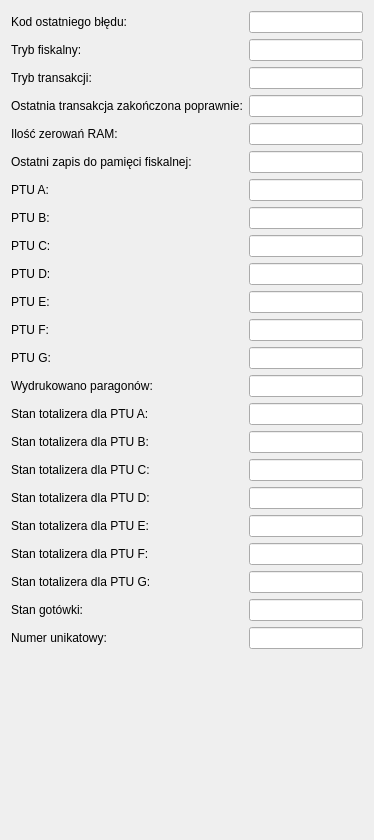
               <widget class="QWidget" name="scrollAreaWidgetContents_3">
                <property name="geometry">
                 <rect>
                  <x>0</x>
                  <y>0</y>
                  <width>374</width>
                  <height>840</height>
                 </rect>
                </property>
                <layout class="QFormLayout" name="formLayout_51">
                 <item row="0" column="0">
                  <widget class="QLabel" name="label_292">
                   <property name="text">
                    <string>Kod ostatniego błędu:</string>
                   </property>
                  </widget>
                 </item>
                 <item row="1" column="0">
                  <widget class="QLabel" name="label_293">
                   <property name="text">
                    <string>Tryb fiskalny:</string>
                   </property>
                  </widget>
                 </item>
                 <item row="2" column="0">
                  <widget class="QLabel" name="label_294">
                   <property name="text">
                    <string>Tryb transakcji:</string>
                   </property>
                  </widget>
                 </item>
                 <item row="3" column="0">
                  <widget class="QLabel" name="label_295">
                   <property name="text">
                    <string>Ostatnia transakcja zakończona poprawnie:</string>
                   </property>
                  </widget>
                 </item>
                 <item row="4" column="0">
                  <widget class="QLabel" name="label_296">
                   <property name="text">
                    <string>Ilość zerowań RAM:</string>
                   </property>
                  </widget>
                 </item>
                 <item row="5" column="0">
                  <widget class="QLabel" name="label_297">
                   <property name="text">
                    <string>Ostatni zapis do pamięci fiskalnej:</string>
                   </property>
                  </widget>
                 </item>
                 <item row="6" column="0">
                  <widget class="QLabel" name="label_298">
                   <property name="text">
                    <string>PTU A:</string>
                   </property>
                  </widget>
                 </item>
                 <item row="7" column="0">
                  <widget class="QLabel" name="label_299">
                   <property name="text">
                    <string>PTU B:</string>
                   </property>
                  </widget>
                 </item>
                 <item row="8" column="0">
                  <widget class="QLabel" name="label_300">
                   <property name="text">
                    <string>PTU C:</string>
                   </property>
                  </widget>
                 </item>
                 <item row="9" column="0">
                  <widget class="QLabel" name="label_301">
                   <property name="text">
                    <string>PTU D:</string>
                   </property>
                  </widget>
                 </item>
                 <item row="10" column="0">
                  <widget class="QLabel" name="label_302">
                   <property name="text">
                    <string>PTU E:</string>
                   </property>
                  </widget>
                 </item>
                 <item row="11" column="0">
                  <widget class="QLabel" name="label_303">
                   <property name="text">
                    <string>PTU F:</string>
                   </property>
                  </widget>
                 </item>
                 <item row="12" column="0">
                  <widget class="QLabel" name="label_304">
                   <property name="text">
                    <string>PTU G:</string>
                   </property>
                  </widget>
                 </item>
                 <item row="13" column="0">
                  <widget class="QLabel" name="label_305">
                   <property name="text">
                    <string>Wydrukowano paragonów:</string>
                   </property>
                  </widget>
                 </item>
                 <item row="14" column="0">
                  <widget class="QLabel" name="label_306">
                   <property name="text">
                    <string>Stan totalizera dla PTU A:</string>
                   </property>
                  </widget>
                 </item>
                 <item row="15" column="0">
                  <widget class="QLabel" name="label_307">
                   <property name="text">
                    <string>Stan totalizera dla PTU B:</string>
                   </property>
                  </widget>
                 </item>
                 <item row="16" column="0">
                  <widget class="QLabel" name="label_308">
                   <property name="text">
                    <string>Stan totalizera dla PTU C:</string>
                   </property>
                  </widget>
                 </item>
                 <item row="17" column="0">
                  <widget class="QLabel" name="label_309">
                   <property name="text">
                    <string>Stan totalizera dla PTU D:</string>
                   </property>
                  </widget>
                 </item>
                 <item row="18" column="0">
                  <widget class="QLabel" name="label_310">
                   <property name="text">
                    <string>Stan totalizera dla PTU E:</string>
                   </property>
                  </widget>
                 </item>
                 <item row="19" column="0">
                  <widget class="QLabel" name="label_311">
                   <property name="text">
                    <string>Stan totalizera dla PTU F:</string>
                   </property>
                  </widget>
                 </item>
                 <item row="20" column="0">
                  <widget class="QLabel" name="label_312">
                   <property name="text">
                    <string>Stan totalizera dla PTU G:</string>
                   </property>
                  </widget>
                 </item>
                 <item row="21" column="0">
                  <widget class="QLabel" name="label_313">
                   <property name="text">
                    <string>Stan gotówki:</string>
                   </property>
                  </widget>
                 </item>
                 <item row="22" column="0">
                  <widget class="QLabel" name="label_314">
                   <property name="text">
                    <string>Numer unikatowy:</string>
                   </property>
                   <property name="buddy">
                    <cstring>cashRegisterInfo2Number</cstring>
                   </property>
                  </widget>
                 </item>
                 <item row="22" column="1">
                  <widget class="QLineEdit" name="cashRegisterInfo2Number">
                   <property name="readOnly">
                    <bool>true</bool>
                   </property>
                  </widget>
                 </item>
                 <item row="0" column="1">
                  <widget class="QLineEdit" name="cashRegisterInfo2LastError">
                   <property name="readOnly">
                    <bool>true</bool>
                   </property>
                  </widget>
                 </item>
                 <item row="1" column="1">
                  <widget class="QLineEdit" name="cashRegisterInfo2Fiscal">
                   <property name="readOnly">
                    <bool>true</bool>
                   </property>
                  </widget>
                 </item>
                 <item row="2" column="1">
                  <widget class="QLineEdit" name="cashRegisterInfo2Transaction">
                   <property name="readOnly">
                    <bool>true</bool>
                   </property>
                  </widget>
                 </item>
                 <item row="3" column="1">
                  <widget class="QLineEdit" name="cashRegisterInfo2TransactionOk">
                   <property name="readOnly">
                    <bool>true</bool>
                   </property>
                  </widget>
                 </item>
                 <item row="4" column="1">
                  <widget class="QLineEdit" name="cashRegisterInfo2Resets">
                   <property name="readOnly">
                    <bool>true</bool>
                   </property>
                  </widget>
                 </item>
                 <item row="5" column="1">
                  <widget class="QLineEdit" name="cashRegisterInfo2LastWrite">
                   <property name="readOnly">
                    <bool>true</bool>
                   </property>
                  </widget>
                 </item>
                 <item row="6" column="1">
                  <widget class="QLineEdit" name="cashRegisterInfo2VatA">
                   <property name="readOnly">
                    <bool>true</bool>
                   </property>
                  </widget>
                 </item>
                 <item row="7" column="1">
                  <widget class="QLineEdit" name="cashRegisterInfo2VatB">
                   <property name="readOnly">
                    <bool>true</bool>
                   </property>
                  </widget>
                 </item>
                 <item row="8" column="1">
                  <widget class="QLineEdit" name="cashRegisterInfo2VatC">
                   <property name="readOnly">
                    <bool>true</bool>
                   </property>
                  </widget>
                 </item>
                 <item row="9" column="1">
                  <widget class="QLineEdit" name="cashRegisterInfo2VatD">
                   <property name="readOnly">
                    <bool>true</bool>
                   </property>
                  </widget>
                 </item>
                 <item row="10" column="1">
                  <widget class="QLineEdit" name="cashRegisterInfo2VatE">
                   <property name="readOnly">
                    <bool>true</bool>
                   </property>
                  </widget>
                 </item>
                 <item row="11" column="1">
                  <widget class="QLineEdit" name="cashRegisterInfo2VatF">
                   <property name="readOnly">
                    <bool>true</bool>
                   </property>
                  </widget>
                 </item>
                 <item row="12" column="1">
                  <widget class="QLineEdit" name="cashRegisterInfo2VatG">
                   <property name="readOnly">
                    <bool>true</bool>
                   </property>
                  </widget>
                 </item>
                 <item row="13" column="1">
                  <widget class="QLineEdit" name="cashRegisterInfo2Reciepts">
                   <property name="readOnly">
                    <bool>true</bool>
                   </property>
                  </widget>
                 </item>
                 <item row="14" column="1">
                  <widget class="QLineEdit" name="cashRegisterInfo2TotA">
                   <property name="readOnly">
                    <bool>true</bool>
                   </property>
                  </widget>
                 </item>
                 <item row="15" column="1">
                  <widget class="QLineEdit" name="cashRegisterInfo2TotB">
                   <property name="readOnly">
                    <bool>true</bool>
                   </property>
                  </widget>
                 </item>
                 <item row="16" column="1">
                  <widget class="QLineEdit" name="cashRegisterInfo2TotC">
                   <property name="readOnly">
                    <bool>true</bool>
                   </property>
                  </widget>
                 </item>
                 <item row="17" column="1">
                  <widget class="QLineEdit" name="cashRegisterInfo2TotD">
                   <property name="readOnly">
                    <bool>true</bool>
                   </property>
                  </widget>
                 </item>
                 <item row="18" column="1">
                  <widget class="QLineEdit" name="cashRegisterInfo2TotE">
                   <property name="readOnly">
                    <bool>true</bool>
                   </property>
                  </widget>
                 </item>
                 <item row="19" column="1">
                  <widget class="QLineEdit" name="cashRegisterInfo2TotF">
                   <property name="readOnly">
                    <bool>true</bool>
                   </property>
                  </widget>
                 </item>
                 <item row="20" column="1">
                  <widget class="QLineEdit" name="cashRegisterInfo2TotG">
                   <property name="readOnly">
                    <bool>true</bool>
                   </property>
                  </widget>
                 </item>
                 <item row="21" column="1">
                  <widget class="QLineEdit" name="cashRegisterInfo2Cash">
                   <property name="readOnly">
                    <bool>true</bool>
                   </property>
                  </widget>
                 </item>
                </layout>
               </widget>
